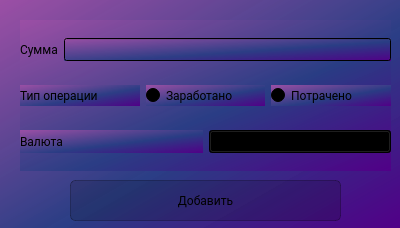
<?xml version="1.0" encoding="UTF-8"?>
<ui version="4.0">
 <class>Dialog</class>
 <widget class="QDialog" name="Dialog">
  <property name="geometry">
   <rect>
    <x>0</x>
    <y>0</y>
    <width>400</width>
    <height>228</height>
   </rect>
  </property>
  <property name="windowTitle">
   <string>Dialog</string>
  </property>
  <property name="styleSheet">
   <string notr="true">background-color: qlineargradient(spread:pad, x1:1, y1:1, x2:0, y2:0, stop:0 rgba(81, 0, 135, 255), stop:0.427447 rgba(41, 61, 132, 235), stop:1 rgba(155, 79, 165, 255));
font-family: Roboto;</string>
  </property>
  <widget class="QPushButton" name="confim_button">
   <property name="geometry">
    <rect>
     <x>70</x>
     <y>180</y>
     <width>271</width>
     <height>41</height>
    </rect>
   </property>
   <property name="styleSheet">
    <string notr="true">QPushButton {
background-color: rgba(0,0,0, 40);
border: 1px  solid rgba(0,0,0,70);
border-radius: 5px;
height: 50px;
}

QPushButton:hover {
background-color: rgba(255,255,255,50);
}

QPushButton:pressed {
background-color:  rgba(255,255,255,80);
}</string>
   </property>
   <property name="text">
    <string>Добавить</string>
   </property>
  </widget>
  <widget class="QWidget" name="">
   <property name="geometry">
    <rect>
     <x>20</x>
     <y>20</y>
     <width>371</width>
     <height>151</height>
    </rect>
   </property>
   <layout class="QVBoxLayout" name="verticalLayout">
    <item>
     <layout class="QHBoxLayout" name="horizontalLayout_2">
      <item>
       <widget class="QLabel" name="amount_label">
        <property name="styleSheet">
         <string notr="true">background-color: none;</string>
        </property>
        <property name="text">
         <string>Cумма</string>
        </property>
       </widget>
      </item>
      <item>
       <widget class="QLineEdit" name="amount_input"/>
      </item>
     </layout>
    </item>
    <item>
     <layout class="QHBoxLayout" name="horizontalLayout">
      <item>
       <widget class="QLabel" name="label">
        <property name="text">
         <string>Тип операции</string>
        </property>
       </widget>
      </item>
      <item>
       <widget class="QRadioButton" name="radioButton">
        <property name="text">
         <string>Заработано</string>
        </property>
        <property name="checked">
         <bool>false</bool>
        </property>
        <property name="autoRepeat">
         <bool>false</bool>
        </property>
       </widget>
      </item>
      <item>
       <widget class="QRadioButton" name="radioButton_2">
        <property name="text">
         <string>Потрачено</string>
        </property>
        <property name="checked">
         <bool>false</bool>
        </property>
        <property name="autoRepeat">
         <bool>false</bool>
        </property>
       </widget>
      </item>
     </layout>
    </item>
    <item>
     <layout class="QHBoxLayout" name="horizontalLayout_3">
      <item>
       <widget class="QLabel" name="label_2">
        <property name="text">
         <string>Валюта</string>
        </property>
       </widget>
      </item>
      <item>
       <widget class="QComboBox" name="comboBox">
        <item>
         <property name="text">
          <string>123</string>
         </property>
        </item>
        <item>
         <property name="text">
          <string>321</string>
         </property>
        </item>
       </widget>
      </item>
     </layout>
    </item>
   </layout>
  </widget>
 </widget>
 <resources/>
 <connections/>
</ui>
